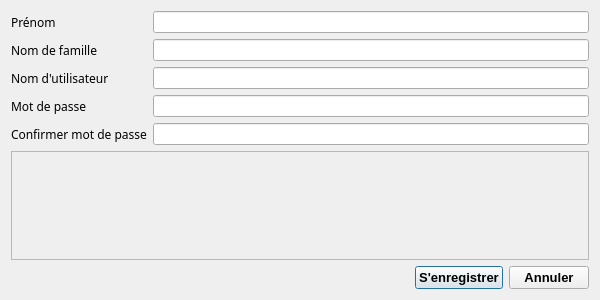
<?xml version="1.0" encoding="UTF-8"?>
<ui version="4.0">
 <class>SignUp</class>
 <widget class="QDialog" name="SignUp">
  <property name="geometry">
   <rect>
    <x>0</x>
    <y>0</y>
    <width>600</width>
    <height>300</height>
   </rect>
  </property>
  <property name="minimumSize">
   <size>
    <width>450</width>
    <height>300</height>
   </size>
  </property>
  <property name="maximumSize">
   <size>
    <width>600</width>
    <height>400</height>
   </size>
  </property>
  <property name="windowTitle">
   <string>S'enregistrer sur la base de donnée locale</string>
  </property>
  <property name="windowIcon">
   <iconset resource="images.qrc">
    <normaloff>:/images/assets/images/icon.png</normaloff>:/images/assets/images/icon.png</iconset>
  </property>
  <property name="styleSheet">
   <string notr="true"/>
  </property>
  <layout class="QVBoxLayout" name="verticalLayout">
   <item>
    <layout class="QGridLayout" name="gridLayout">
     <item row="0" column="0">
      <widget class="QLabel" name="label_nickname">
       <property name="font">
        <font>
         <family>Ubuntu Condensed</family>
         <pointsize>9</pointsize>
        </font>
       </property>
       <property name="text">
        <string>Prénom</string>
       </property>
      </widget>
     </item>
     <item row="0" column="1">
      <widget class="QLineEdit" name="nickname"/>
     </item>
     <item row="3" column="1">
      <widget class="QLineEdit" name="password"/>
     </item>
     <item row="2" column="0">
      <widget class="QLabel" name="label_username">
       <property name="font">
        <font>
         <family>Ubuntu Condensed</family>
         <pointsize>9</pointsize>
        </font>
       </property>
       <property name="text">
        <string>Nom d'utilisateur</string>
       </property>
      </widget>
     </item>
     <item row="3" column="0">
      <widget class="QLabel" name="label_password">
       <property name="font">
        <font>
         <family>Ubuntu Condensed</family>
         <pointsize>9</pointsize>
        </font>
       </property>
       <property name="text">
        <string>Mot de passe</string>
       </property>
      </widget>
     </item>
     <item row="1" column="0">
      <widget class="QLabel" name="label_familyname">
       <property name="font">
        <font>
         <family>Ubuntu Condensed</family>
         <pointsize>9</pointsize>
        </font>
       </property>
       <property name="text">
        <string>Nom de famille</string>
       </property>
      </widget>
     </item>
     <item row="1" column="1">
      <widget class="QLineEdit" name="familyname"/>
     </item>
     <item row="2" column="1">
      <widget class="QLineEdit" name="username"/>
     </item>
     <item row="4" column="1">
      <widget class="QLineEdit" name="passwd_confirm"/>
     </item>
     <item row="4" column="0">
      <widget class="QLabel" name="label">
       <property name="font">
        <font>
         <family>Ubuntu Condensed</family>
         <pointsize>9</pointsize>
        </font>
       </property>
       <property name="text">
        <string>Confirmer mot de passe</string>
       </property>
      </widget>
     </item>
    </layout>
   </item>
   <item>
    <widget class="QFrame" name="frame">
     <property name="styleSheet">
      <string notr="true">border-image: url(:/images/assets/images/sign_in_localDB_openfoodfacts.png);</string>
     </property>
     <property name="frameShape">
      <enum>QFrame::StyledPanel</enum>
     </property>
     <property name="frameShadow">
      <enum>QFrame::Raised</enum>
     </property>
     <layout class="QVBoxLayout" name="verticalLayout_2">
      <item>
       <spacer name="verticalSpacer">
        <property name="orientation">
         <enum>Qt::Vertical</enum>
        </property>
        <property name="sizeHint" stdset="0">
         <size>
          <width>20</width>
          <height>135</height>
         </size>
        </property>
       </spacer>
      </item>
     </layout>
    </widget>
   </item>
   <item>
    <layout class="QHBoxLayout" name="horizontalLayout">
     <item>
      <widget class="QLabel" name="status">
       <property name="font">
        <font>
         <pointsize>10</pointsize>
         <weight>75</weight>
         <bold>true</bold>
        </font>
       </property>
       <property name="text">
        <string/>
       </property>
      </widget>
     </item>
     <item>
      <spacer name="horizontalSpacer">
       <property name="orientation">
        <enum>Qt::Horizontal</enum>
       </property>
       <property name="sizeHint" stdset="0">
        <size>
         <width>40</width>
         <height>20</height>
        </size>
       </property>
      </spacer>
     </item>
     <item>
      <widget class="QPushButton" name="record">
       <property name="font">
        <font>
         <family>Ubuntu</family>
         <pointsize>10</pointsize>
         <weight>75</weight>
         <bold>true</bold>
        </font>
       </property>
       <property name="text">
        <string>S'enregistrer</string>
       </property>
      </widget>
     </item>
     <item>
      <widget class="QPushButton" name="cancel">
       <property name="font">
        <font>
         <family>Ubuntu</family>
         <pointsize>10</pointsize>
         <weight>75</weight>
         <bold>true</bold>
        </font>
       </property>
       <property name="text">
        <string>Annuler</string>
       </property>
      </widget>
     </item>
    </layout>
   </item>
  </layout>
 </widget>
 <tabstops>
  <tabstop>nickname</tabstop>
  <tabstop>familyname</tabstop>
  <tabstop>username</tabstop>
  <tabstop>password</tabstop>
  <tabstop>passwd_confirm</tabstop>
  <tabstop>record</tabstop>
  <tabstop>cancel</tabstop>
 </tabstops>
 <resources>
  <include location="images.qrc"/>
 </resources>
 <connections/>
</ui>
